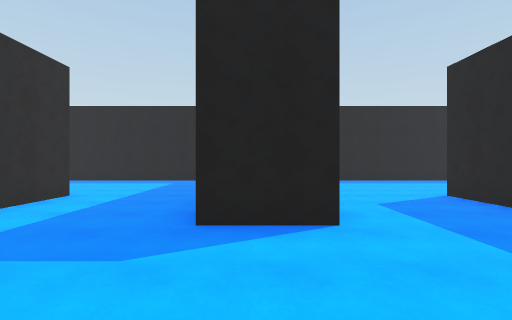
View 1 (above)

24 first-person views from a walk through a scene from a Unity 3-D project. The camera is 1.5 m above the floor, looks level and sees 85° across. The floor is counted in squares, 2 m on a side. Each view is taken from the middle of a square. On the plan, view 1 faces up. The plan holds only what a view shows up to about 10 squares ahead; the rest is blank. The place goes on beyond the plan. The player character is not drawn.

View 2
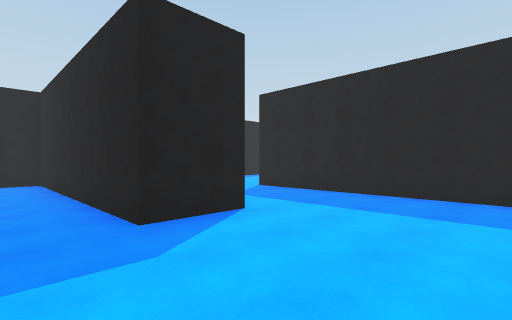

View 3
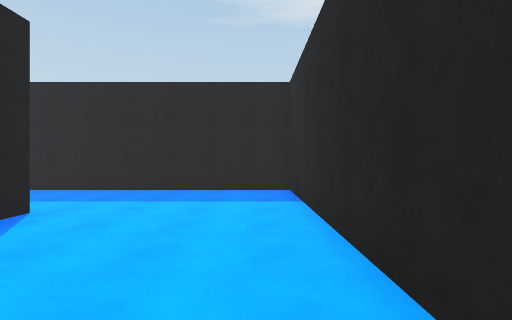

View 4
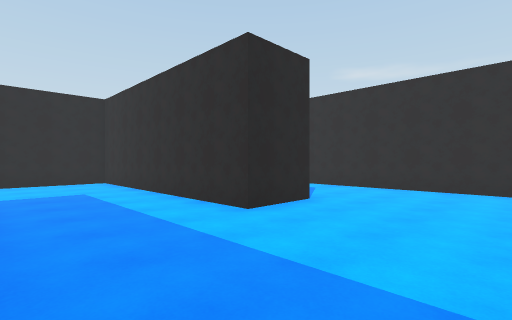

View 5
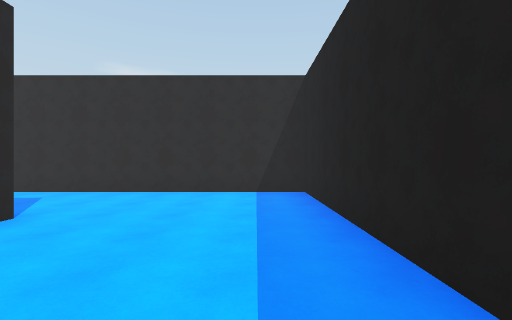

View 6
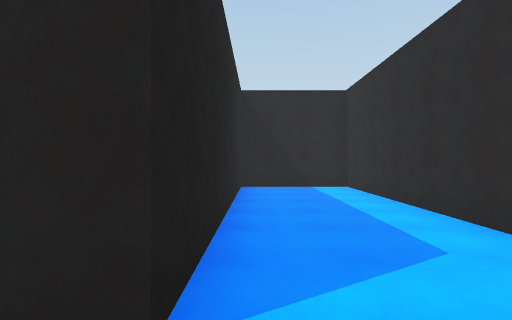

View 7
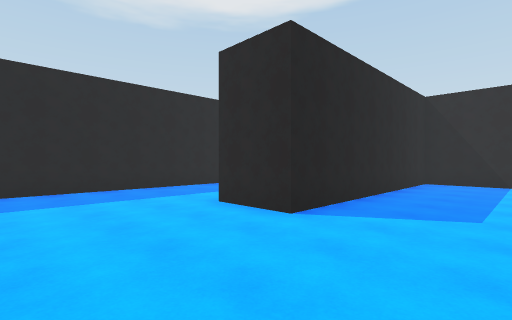

View 8
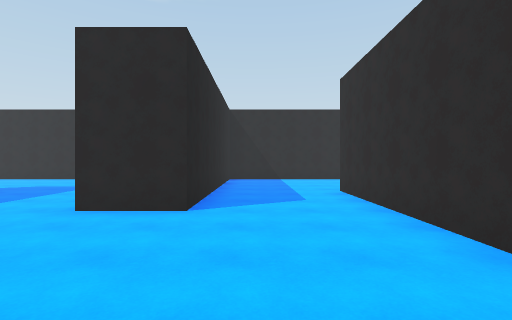

View 9
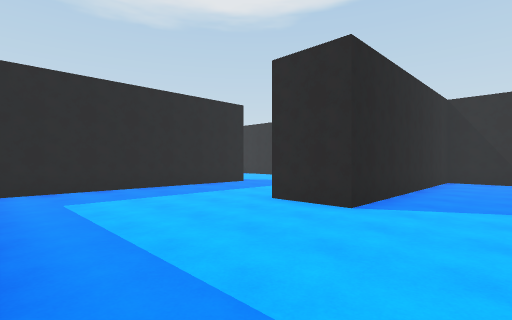

View 10
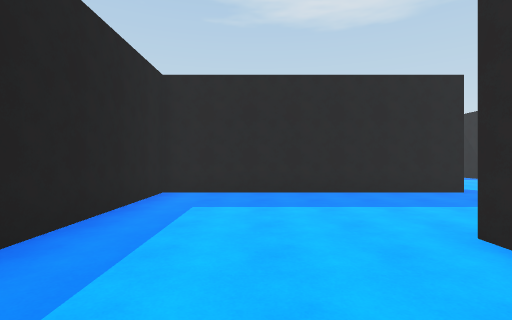

View 11
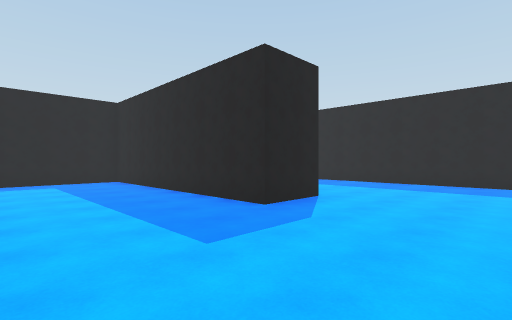

View 12
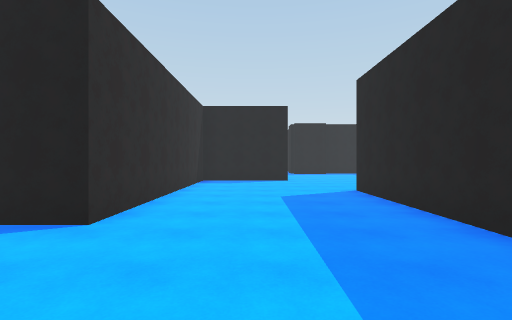

View 13
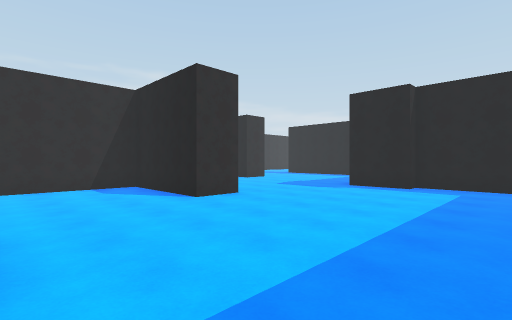

View 14
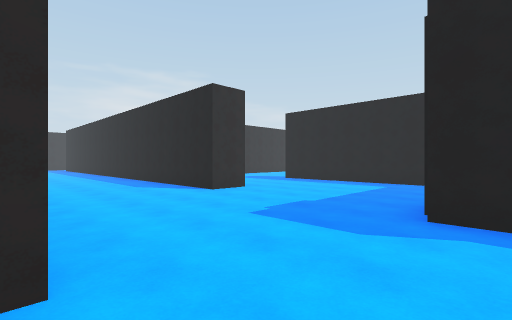

View 15
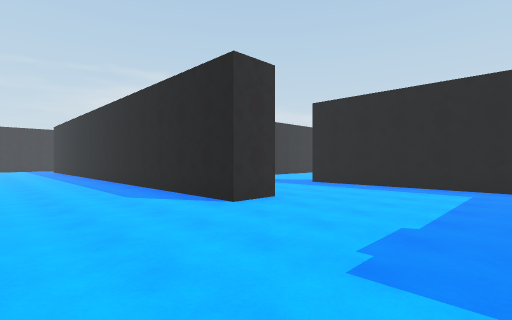

View 16
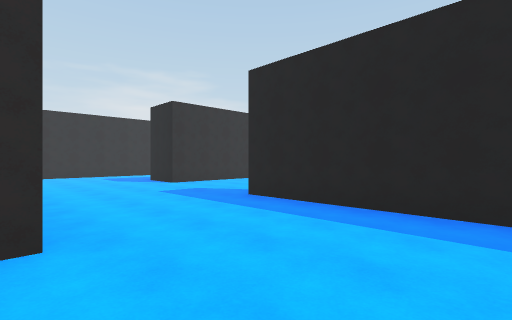

View 17
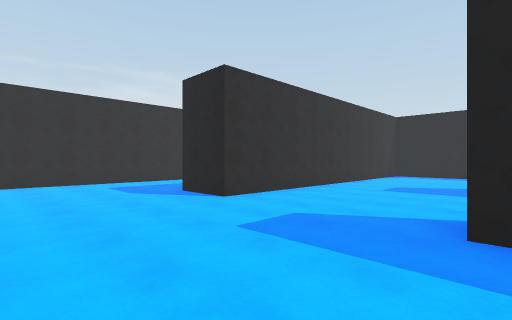

View 18
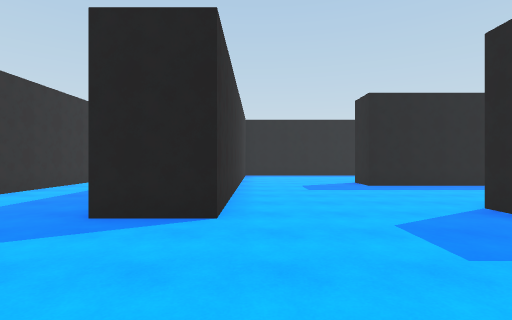

View 19
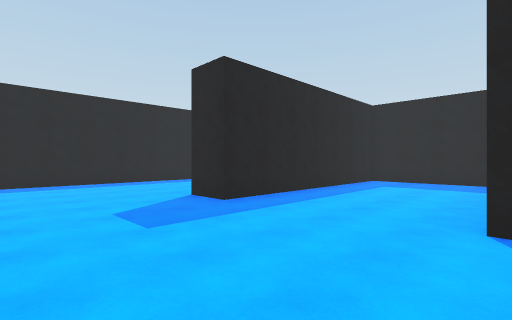

View 20
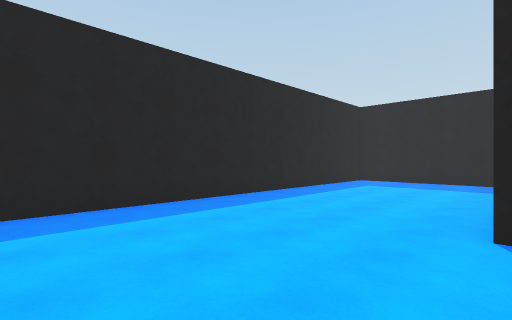

View 21
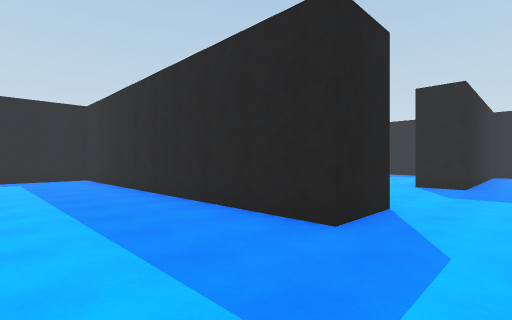

View 22
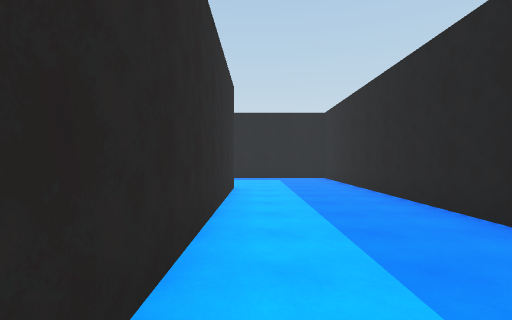

View 23
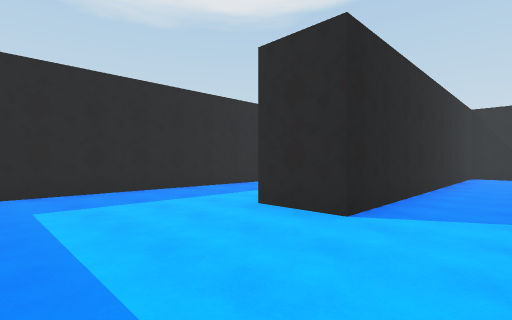

View 24
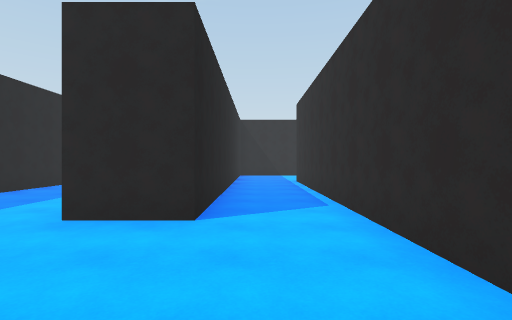

### Floor plan
Points are (right, up) in squares from view 1. A wall is a line through its corners. A room is listed if a view was taken in it or the views show most of it. See-through windows are left out.
Room 1 (views 1, 2, 3, 4, 5, 6, 7)
walls: (1, 7.9) (1, 3.2) (-0.7, 3.2) (-0.7, 10.1) (-1.6, 10.1); (-3.2, 10.1) (-8.6, 10.1) (-8.6, -0.8) (-5.6, -0.8) (-5.6, 5.9) (-3.9, 5.9) (-3.9, -0.8) (4, -0.8) (4, 5.9)
ways out: opening at (2.5, 6.5) to room 2
Room 2 (views 8, 9, 10, 11, 12, 13, 14, 15, 16, 17, 18, 19, 20, 21, 22, 23, 24)
walls: (10.2, 16.5) (10.2, 15.3) (3, 15.3); (-2.2, 17.6) (-2.2, 26.5) (-0.6, 26.5) (-0.6, 17.4); (13.8, 20.2) (8.6, 20.2) (8.6, 21.4); (4.5, 26.6) (4.5, 20.6) (2.9, 20.6) (2.9, 30.2); (14.2, 11.4) (14.2, 10.1) (11.1, 10.1) (11.1, 3.2) (9.4, 3.2) (9.4, 10.1) (5.2, 10.1); (15.1, 21.9) (15.1, 25.1) (8.3, 25.1) (8.3, 26.4); (4, 5.9) (5.8, 5.9); (18.8, 15.3) (16.7, 15.3) (16.7, 14.9) (15, 14.9); (15.1, 26.8) (15.1, 30.1); (2.6, 30.6) (0.5, 30.6); (-4.4, 28.5) (-4.4, 20.2); (14.6, 30.6) (5.1, 30.6); (15.5, 0.4) (15.5, 6.9)
ways out: opening at (2.5, 6.5) to room 1

Where each view was taken, in squares from view 1:
view 1: 0 up, 0 right, facing up
view 2: 0 up, 2 left, facing up-right
view 3: 0 up, 3 left, facing right
view 4: 9 up, 1 left, facing down-left
view 5: 9 up, 2 left, facing left
view 6: 7 up, 6 left, facing down
view 7: 9 up, 8 left, facing down-right
view 8: 10 up, 3 right, facing down
view 9: 10 up, 2 right, facing down-right
view 10: 8 up, 3 right, facing right
view 11: 0 up, 6 right, facing up-right
view 12: 0 up, 13 right, facing up
view 13: 7 up, 19 right, facing up-left
view 14: 11 up, 16 right, facing up-left
view 15: 12 up, 14 right, facing up-left
view 16: 16 up, 13 right, facing up-left
view 17: 17 up, 9 right, facing up-left
view 18: 17 up, 5 right, facing up
view 19: 21 up, 5 right, facing up-right
view 20: 26 up, 5 right, facing up-right
view 21: 19 up, 0 right, facing up-right
view 22: 19 up, 0 right, facing up
view 23: 30 up, 4 left, facing down-right
view 24: 30 up, 3 left, facing down
